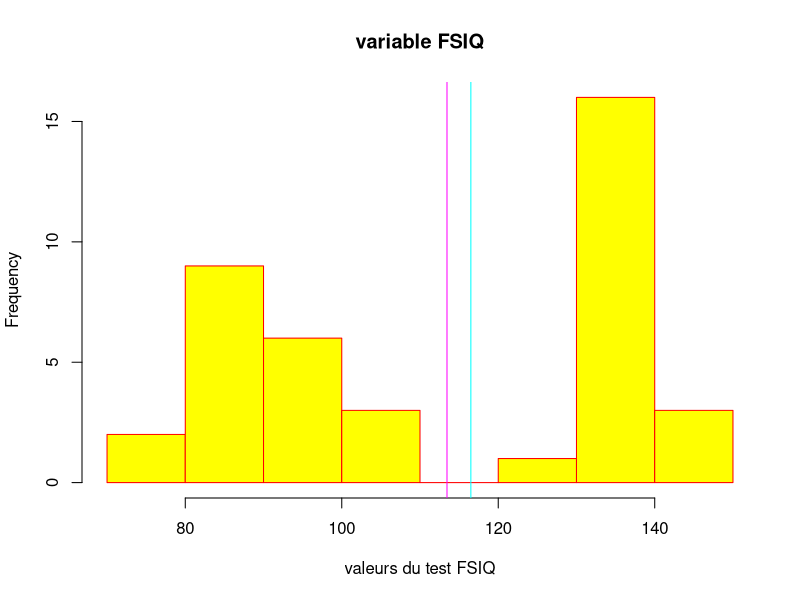
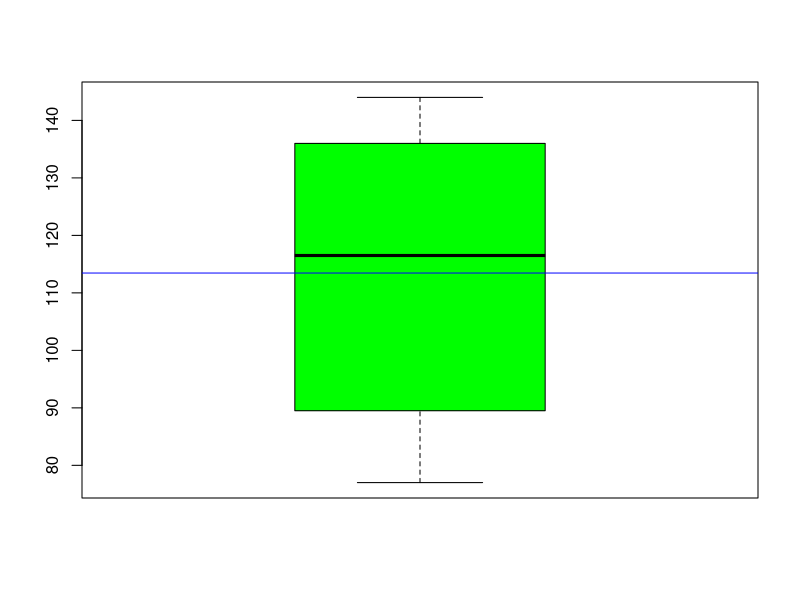
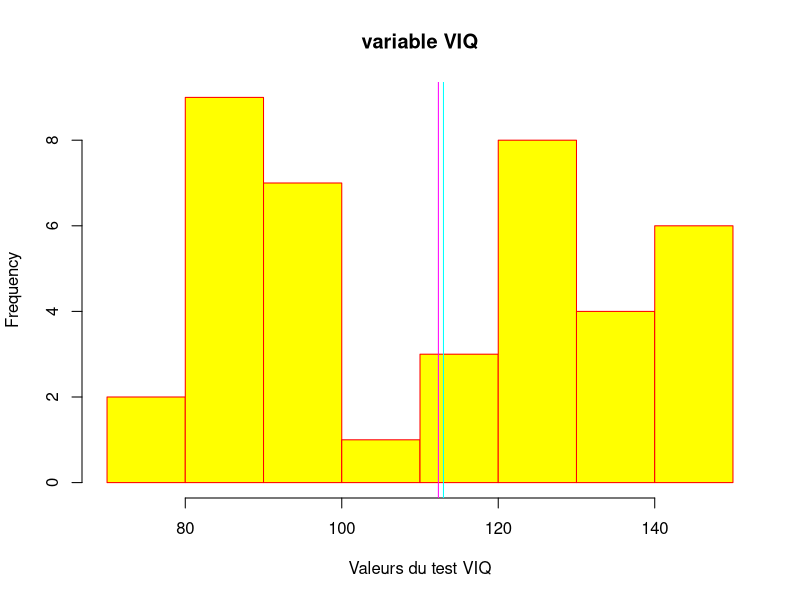
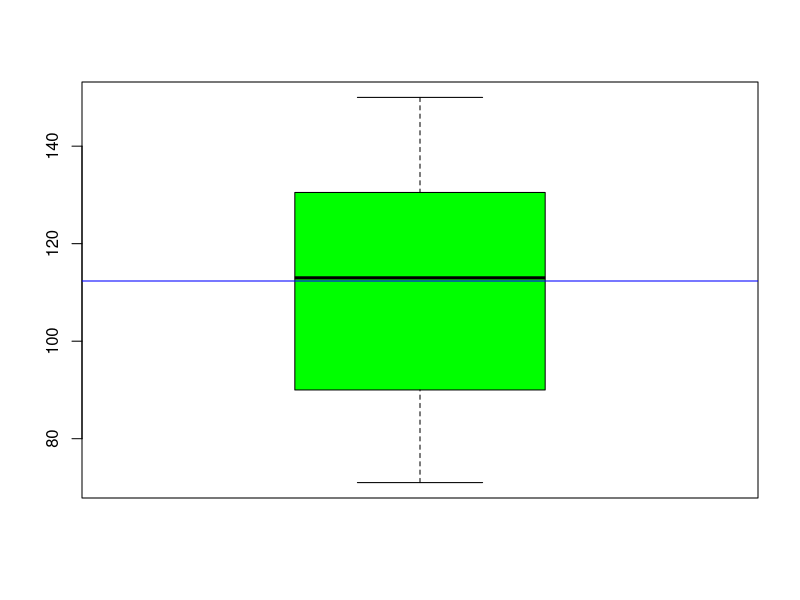
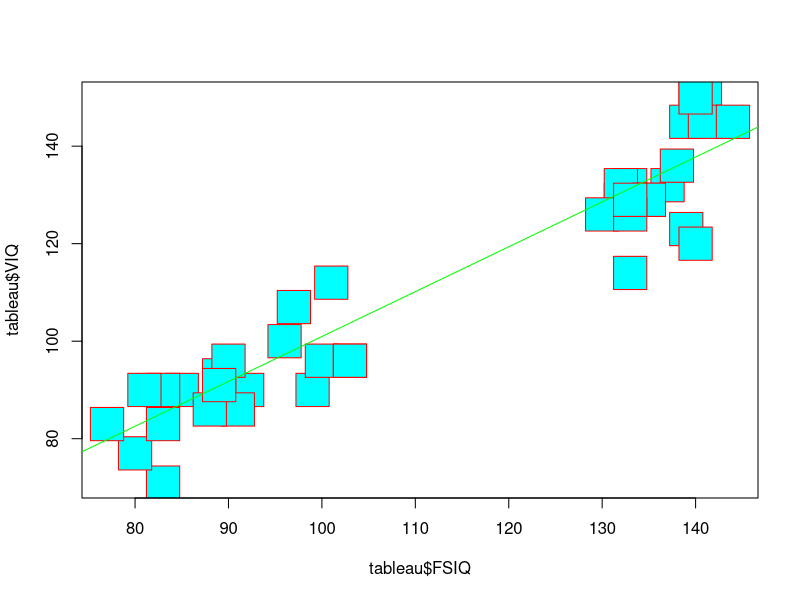
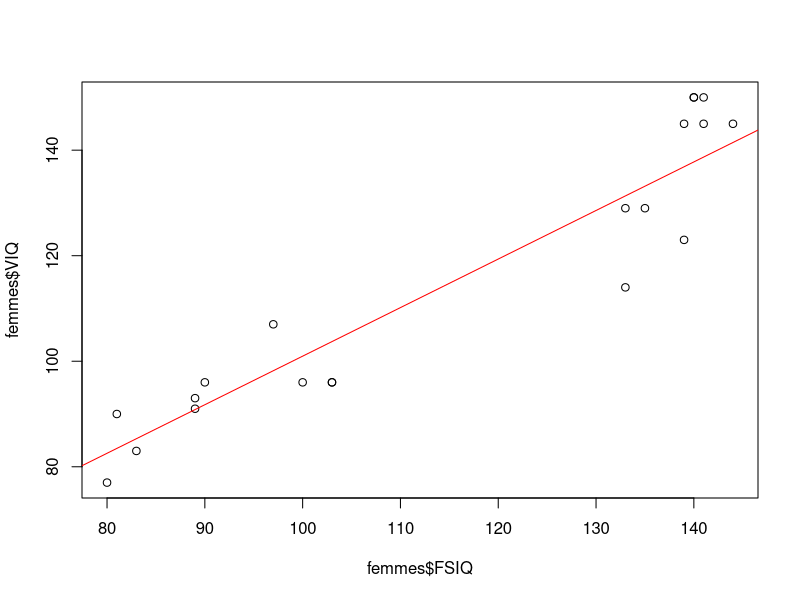
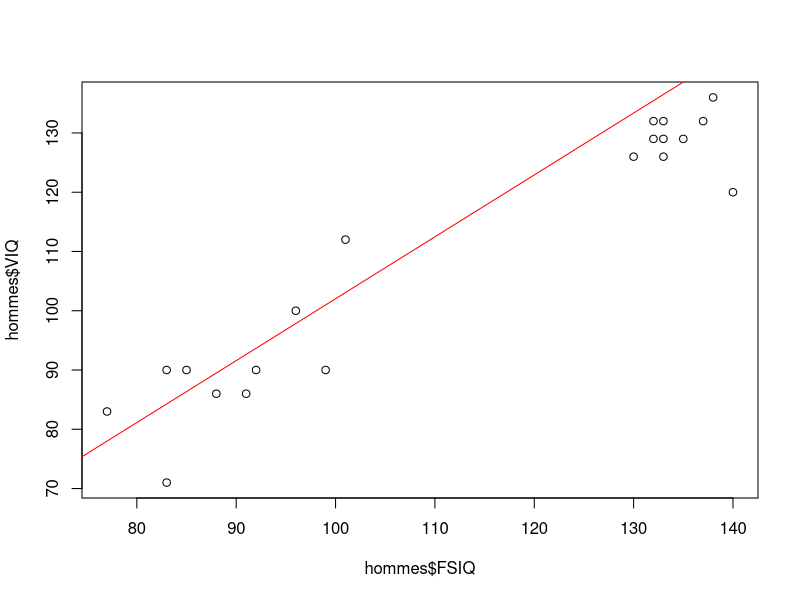
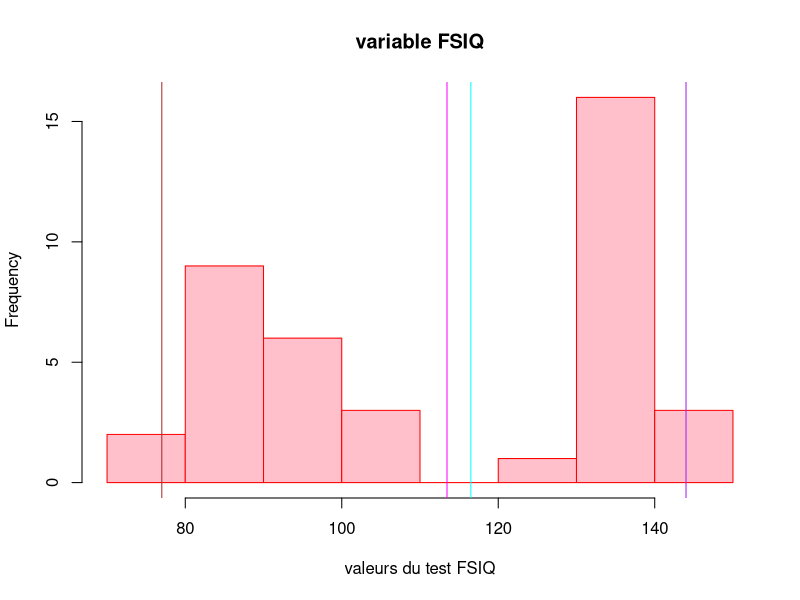

The R source for these figures, in order:
## ---- chunk 1
knitr::opts_chunk$set(
	echo = TRUE,
	message = TRUE,
	warning = TRUE
)
# Ce bloc de code sert à configurer le comportement des chunk r.
# Les lignes débutant par un "#" sont des lignes de commentaires, elles ne
# seront pas exécutés ni imprimé dans le fichier final (sauf si on imprime le
# code).
## ---- chunk 2
# Ouvrir le fichier de données
tableau <- read.csv("Data/data.csv", sep = ";", dec = ".")

# Statistiques descriptive simple
summary(tableau)
## ---- chunk 3

hist(
  tableau$FSIQ,
  main = "variable FSIQ",
  col = "yellow",
  border = "red",
  xlab = "valeurs du test FSIQ"
)
abline(v = mean(tableau$FSIQ), col = "magenta")
abline(v = median(tableau$FSIQ), col = "cyan")

boxplot(tableau$FSIQ, col = "green")
abline(h = mean(tableau$FSIQ), col = "blue")

hist(
  tableau$VIQ,
  main = "variable VIQ",
  col = "yellow",
  border = "red",
  xlab = "Valeurs du test VIQ"
)
abline(v = mean(tableau$VIQ), col = "magenta")
abline(v = median(tableau$VIQ), col = "cyan")

boxplot(tableau$VIQ, col = "green")
abline(h = mean(tableau$VIQ), col = "blue")
## ---- chunk 4
## plot 2 à 2
femmes <- tableau[tableau$Gender == 1, ]
hommes <- tableau[tableau$Gender == 0, ]
plot(
  tableau$FSIQ,
  tableau$VIQ,
  pch = 22 ,
  #0 à 25
  col = "red",
  #couleur du marqueur
  bg = "cyan",
  #20 -> 25
  cex = 5,
)

relation <- lm(femmes$FSIQ ~ femmes$VIQ)

abline(relation, col = "green")
## ---- chunk 5
femmes <- tableau[tableau$Gender == 1, ]
hommes <- tableau[tableau$Gender == 0, ]

cor.test(femmes$FSIQ, femmes$VIQ)
cor.test(hommes$FSIQ, hommes$VIQ)

plot(femmes$FSIQ, femmes$VIQ)
abline(lm(femmes$FSIQ ~ femmes$VIQ), col = "red")

plot(hommes$FSIQ, hommes$VIQ)
abline(lm(hommes$FSIQ ~ hommes$VIQ), col = "red")
## ---- chunk 6
#### FSIQ
hist(
  tableau$FSIQ,
  main = "variable FSIQ",
  col = "pink",
  border = "red",
  xlab = "valeurs du test FSIQ"
)
abline(v = min(tableau$FSIQ), col = "brown")
abline(v = max(tableau$FSIQ), col = "purple")
abline(v = mean(tableau$FSIQ), col = "magenta")
abline(v = median(tableau$FSIQ), col = "cyan")

boxplot(tableau$FSIQ, col = "white")
abline(h = mean(tableau$FSIQ), col = "blue")
abline(h = median(tableau$FSIQ), col = "orange")

## ---- chunk 7
plot(
  tableau$FSIQ,
  tableau$VIQ,
  pch = 22 ,
  #0 à 25
  col = "red",
  #couleur du marqueur
  bg = "cyan",
  #20 -> 25
  cex = 5,
)

femmes <- tableau[tableau$Gender == 1, ]
hommes <- tableau[tableau$Gender == 0, ]

cor.test(femmes$FSIQ, femmes$VIQ)
cor.test(hommes$FSIQ, hommes$VIQ)

plot(femmes$FSIQ, femmes$VIQ)
abline(lm(femmes$FSIQ ~ femmes$VIQ), col = "red")

plot(hommes$FSIQ, hommes$VIQ)
abline(lm(hommes$FSIQ ~ hommes$VIQ), col = "red")

## ---- chunk 8
#### VIQ
hist(
  tableau$VIQ,
  main = "variable VIQ",
  col = "pink",
  border = "red",
  xlab = "valeurs du test VIQ"
)
abline(v = min(tableau$VIQ), col = "brown")
abline(v = max(tableau$VIQ), col = "purple")
abline(v = mean(tableau$VIQ), col = "magenta")
abline(v = median(tableau$VIQ), col = "cyan")

boxplot(tableau$VIQ, col = "white")
abline(h = mean(tableau$VIQ), col = "blue")
abline(h = median(tableau$VIQ), col = "orange")
## ---- chunk 9
plot(
  tableau$VIQ,
  tableau$PIQ,
  pch = 22 ,
  #0 à 25
  col = "red",
  #couleur du marqueur
  bg = "cyan",
  #20 -> 25
  cex = 5,
)

femmes <- tableau[tableau$Gender == 1, ]
hommes <- tableau[tableau$Gender == 0, ]

cor.test(femmes$VIQ, femmes$PIQ)
cor.test(hommes$VIQ, hommes$PIQ)

plot(femmes$VIQ, femmes$PIQ)
abline(lm(femmes$VIQ ~ femmes$PIQ), col = "red")

plot(hommes$VIQ, hommes$PIQ)
abline(lm(hommes$VIQ ~ hommes$PIQ), col = "red")
## ---- chunk 10
#### PIQ
hist(
  tableau$PIQ,
  main = "variable PIQ",
  col = "pink",
  border = "red",
  xlab = "valeurs du test PIQ"
)
abline(v = min(tableau$PIQ), col = "brown")
abline(v = max(tableau$PIQ), col = "purple")
abline(v = mean(tableau$PIQ), col = "magenta")
abline(v = median(tableau$PIQ), col = "cyan")

boxplot(tableau$PIQ, col = "white")
abline(h = mean(tableau$PIQ), col = "blue")
abline(h = median(tableau$PIQ), col = "orange")

plot(
  tableau$PIQ,
  tableau$FSIQ,
  pch = 22 ,
  #0 à 25
  col = "red",
  #couleur du marqueur
  bg = "cyan",
  #20 -> 25
  cex = 5,
)

femmes <- tableau[tableau$Gender == 1, ]
hommes <- tableau[tableau$Gender == 0, ]

cor.test(femmes$FSIQ, femmes$PIQ)
cor.test(hommes$FSIQ, hommes$PIQ)

plot(femmes$FSIQ, femmes$PIQ)
abline(lm(femmes$FSIQ ~ femmes$PIQ), col = "red")

plot(hommes$FSIQ, hommes$PIQ)
abline(lm(hommes$FSIQ ~ hommes$PIQ), col = "red")

## ---- chunk 11
#### Weight
hist(
  tableau$Weight,
  main = "variable Weight",
  col = "pink",
  border = "red",
  xlab = "valeurs du test Weight"
)
abline(v = min(tableau$Weight, na.rm = TRUE), col = "brown")
abline(v = max(tableau$Weight, na.rm = TRUE), col = "purple")
abline(v = mean(tableau$Weight, na.rm = TRUE), col = "magenta")
abline(v = median(tableau$Weight, na.rm = TRUE), col = "cyan")

boxplot(tableau$Weight, col = "white")
abline(h = mean(tableau$Weight, na.rm = TRUE), col = "blue")
abline(h = median(tableau$Weight), col = "orange")
## ---- chunk 12
#### Height
hist(
  tableau$Height,
  main = "variable Height",
  col = "pink",
  border = "red",
  xlab = "valeurs du test Height"
)
abline(v = min(tableau$Height, na.rm = TRUE), col = "brown")
abline(v = max(tableau$Height, na.rm = TRUE), col = "purple")
abline(v = mean(tableau$Height, na.rm = TRUE), col = "magenta")
abline(v = median(tableau$Height, na.rm = TRUE), col = "cyan")

boxplot(tableau$Height, col = "white")
abline(h = mean(tableau$Height, na.rm = TRUE), col = "blue")
abline(h = median(tableau$Height, na.rm = TRUE), col = "orange")
## ---- chunk 13
#### MRI_Count
hist(
  tableau$MRI_Count,
  main = "variable MRI_Count",
  col = "pink",
  border = "red",
  xlab = "valeurs du test MRI_Count"
)
abline(v = min(tableau$MRI_Count), col = "brown")
abline(v = max(tableau$MRI_Count), col = "purple")
abline(v = mean(tableau$MRI_Count), col = "magenta")
abline(v = median(tableau$MRI_Count), col = "cyan")

boxplot(tableau$MRI_Count, col = "white")
abline(h = mean(tableau$MRI_Count), col = "blue")
abline(h = median(tableau$MRI_Count), col = "orange")
